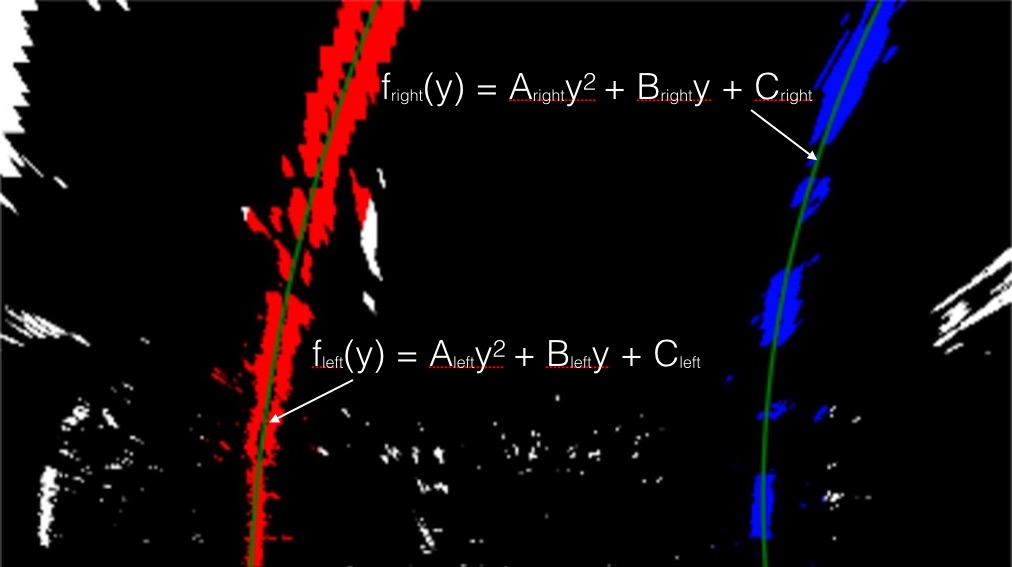
#> input picture 107-CarND-Advanced-Lane-Lines-master/CarND-Advanced-Lane-Lines-master/examples/color_fit_lines.jpg, 1012 x 567 px
$ python -i Binarizer.py   (imports and definitions only)   (older library calls are emulated)
#> lines starting #> are read from the running program, lines starting #| are printed output that depends on the picture; after the words box and inside, x2 and y2 are one past the last pixel; in counts of white or black regions, pixels touching at a corner belong together
"""Binarizer"""
import numpy as np
import cv2


class Binarizer():
    """Binarizer - processes an image"""

    def __init__(self):
        """Initialize member variables"""
        self.sobelx = None
        self.sobely = None

    def process(self, image):
        """Process image and output a binarized version"""
        yuv = cv2.cvtColor(image, cv2.COLOR_RGB2YUV)
#> yuv: shape (567, 1012, 3); mean of channels 0, 1, 2 10.8, 128.3, 131.8
        Y = yuv[:, :, 0]
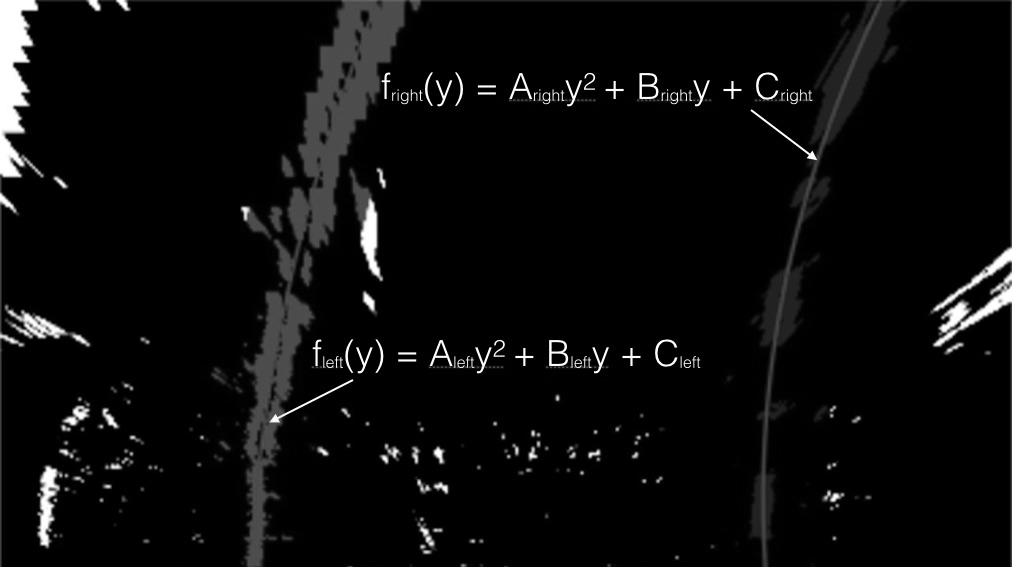
#> Y: shape (567, 1012); min 0, max 255, mean 10.8
        V = yuv[:, :, 2]
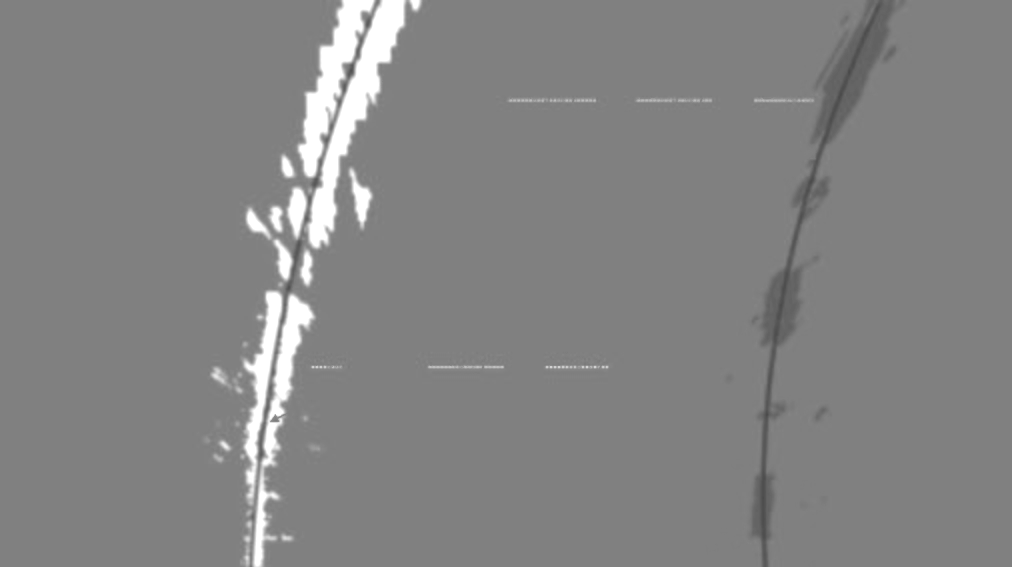
#> V: shape (567, 1012); min 74, max 255, mean 131.8

        Y_binary = np.zeros_like(Y)
        Y_binary[(Y >= 200) & (Y <= 255)] = 1

        V_binary = np.zeros_like(V)
        V_binary[(V >= 0) & (V <= 100)] = 1

        self.sobelx = cv2.Sobel(Y, cv2.CV_64F, 1, 0, ksize=5)
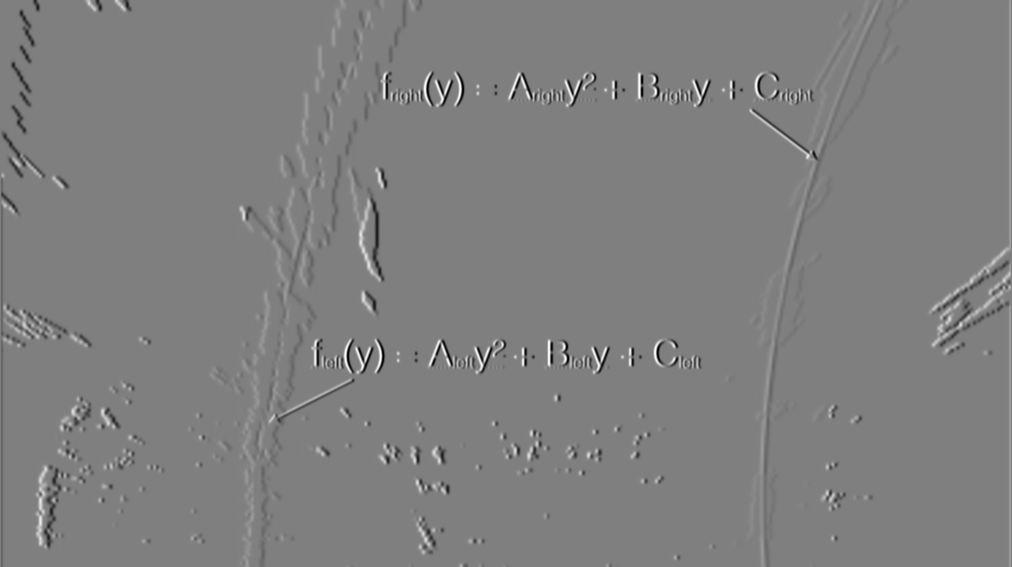
#> self.sobelx: shape (567, 1012) float64; min -12210, max 12178, mean -7.2; drawn with min black and max white
        self.sobely = cv2.Sobel(Y, cv2.CV_64F, 0, 1, ksize=5)
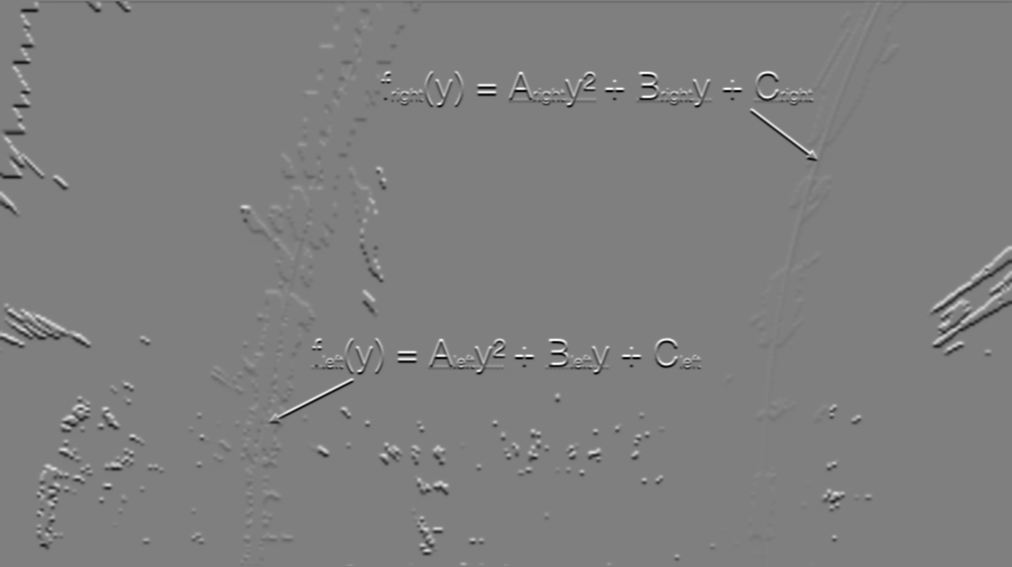
#> self.sobely: shape (567, 1012) float64; min -12189, max 12203, mean -8.8; drawn with min black and max white

        gradx = self.abs_sobel_threshold(orient='x', thresh=(20, 100))
        grady = self.abs_sobel_threshold(orient='y', thresh=(20, 100))

        combined = np.zeros_like(Y)
        combined[(Y_binary == 1) | (V_binary == 1)] = 1

        return combined

    def abs_sobel_threshold(self, orient='x', thresh=(0, 255)):
        """Apply sobel filter and thresholding"""
#> called with orient = 'x', thresh = (20, 100)
        if orient == 'x':
            abs_sobel = np.absolute(self.sobelx)
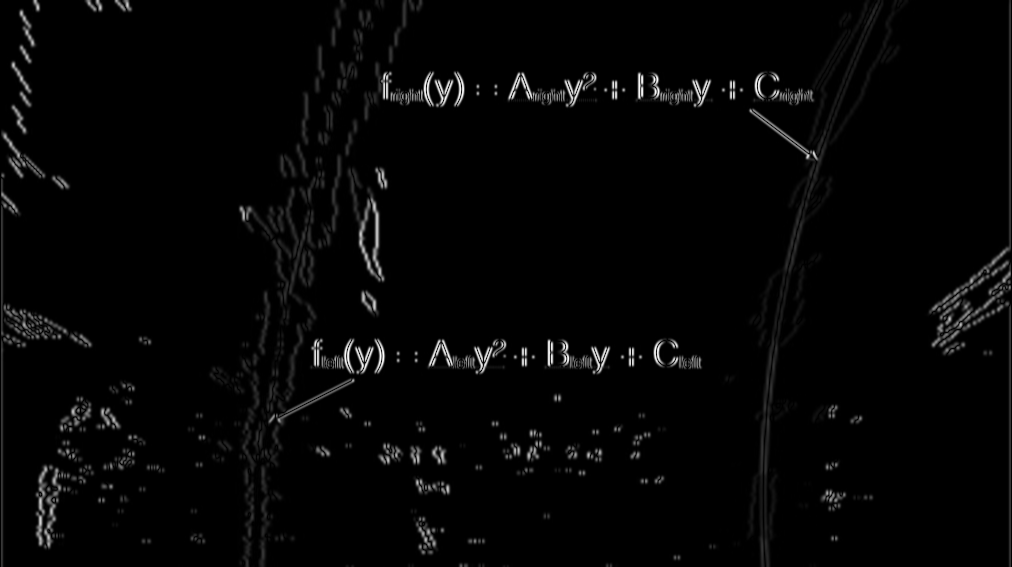
#> abs_sobel: shape (567, 1012) float64; min 0, max 12210, mean 253.2; drawn with min black and max white
        if orient == 'y':
            abs_sobel = np.absolute(self.sobely)

        scaled_sobel = np.uint8(255 * abs_sobel / np.max(abs_sobel))

        grad_binary = np.zeros_like(scaled_sobel)
        grad_binary[(scaled_sobel >= thresh[0]) & (scaled_sobel <= thresh[1])] = 1

        return grad_binary

>>> import cv2
>>> picture = cv2.cvtColor(cv2.imread('../../../107-CarND-Advanced-Lane-Lines-master/CarND-Advanced-Lane-Lines-master/examples/color_fit_lines.jpg'), cv2.COLOR_BGR2RGB)
>>> result = Binarizer().process(picture)
#> call 2 of abs_sobel_threshold, with orient = 'y', thresh = (20, 100)
#> in abs_sobel_threshold (call 2), `abs_sobel = np.absolute(self.sobely)`:
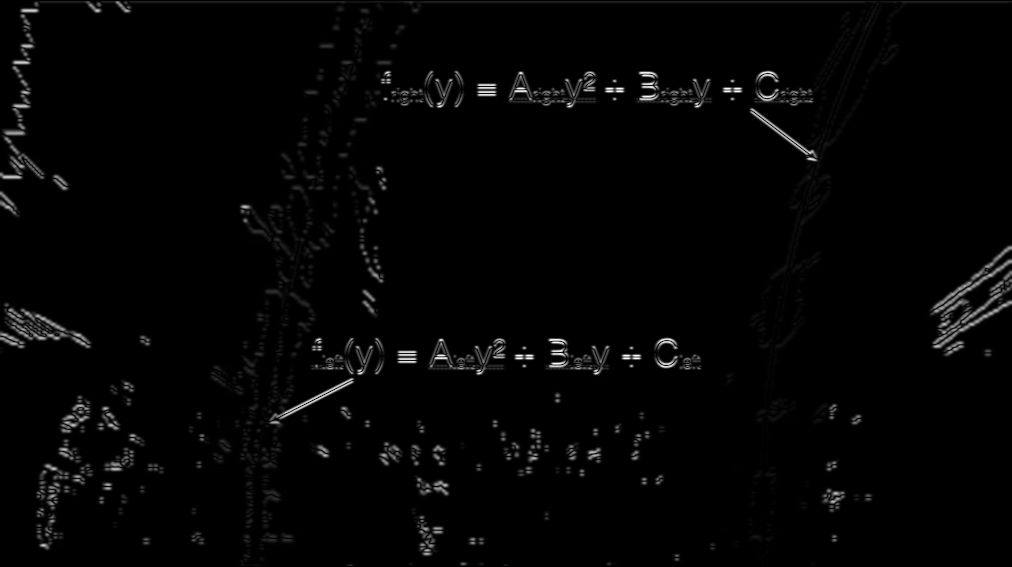
#> abs_sobel: shape (567, 1012) float64; min 0, max 12203, mean 209; drawn with min black and max white
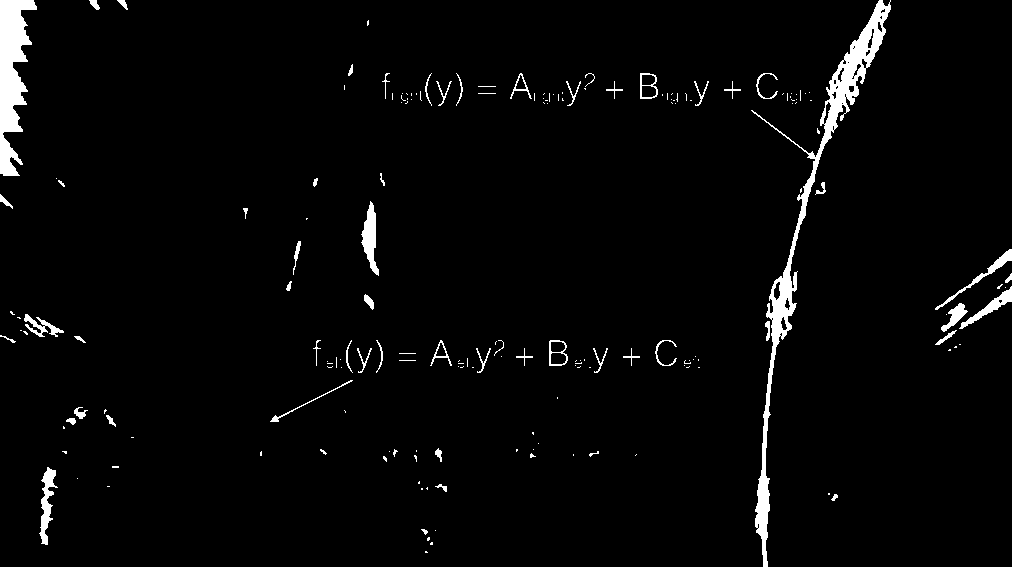
#> result: shape (567, 1012); values 0 (black) and 1 (white), 2.9% white; 184 white regions (126 under 20 px), largest, box (x1, y1, x2, y2) and area: (751, 0, 891, 567) 6231, (0, 0, 37, 176) 3607, (361, 201, 379, 276) 669
